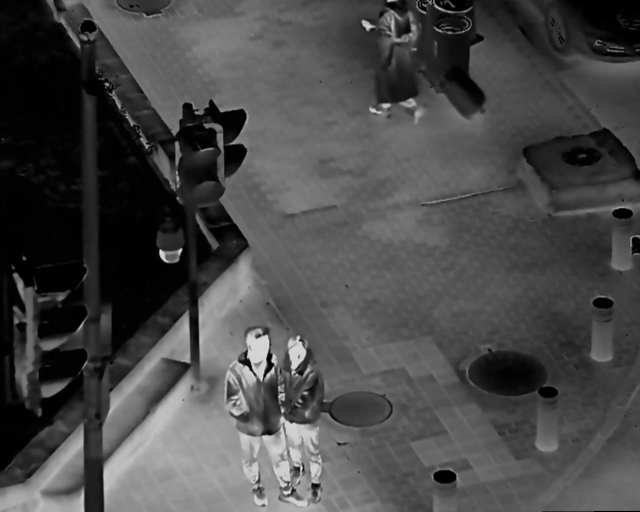
#> input picture images/IVIF/ir/1.jpg, 1280 x 1024 px, found by its file name (shown at 1/2 size); its folder holds 2 pictures in this run
$ python preprocess.py
#> lines starting #> are read from the running program, lines starting #| are printed output that depends on the picture
# 本文件用于对LLVIP数据集进行预处理，包括将图片像素转换，切割为小数据集等（我本地的数据集为3463张）以防爆显存

import os
import cv2
from PIL import Image
from pathlib import Path

num_images = 300
def detect_image_resolutions(folder_path):
    """
    检测文件夹内所有图片的分辨率，返回一个包含所有分辨率的set

    Args:
        folder_path (str): 图片文件夹路径

    Returns:
        set: 包含所有图片分辨率的集合，每个元素为 (width, height) 元组
    """
    resolutions = set()
    supported_formats = {'.jpg', '.jpeg', '.png', '.bmp', '.tiff', '.tif'}

    if not os.path.exists(folder_path):
        print(f"文件夹 {folder_path} 不存在")
        return resolutions

    for filename in os.listdir(folder_path):
        file_path = os.path.join(folder_path, filename)

        # 检查是否为文件且扩展名支持
        if os.path.isfile(file_path):
            file_ext = Path(filename).suffix.lower()
            if file_ext in supported_formats:
                try:
                    # 使用PIL读取图片获取分辨率
                    with Image.open(file_path) as img:
                        width, height = img.size
                        resolutions.add((width, height))
                        print(f"图片 {filename}: {width}x{height}")
                except Exception as e:
                    print(f"无法读取图片 {filename}: {e}")

    print(f"总共检测到 {len(resolutions)} 种不同的分辨率")
    return resolutions

def resize_images_by_half(input_folder, output_folder):
    """
    将输入文件夹中的图片在H和W两个维度上均缩小两倍，保存到输出文件夹

    Args:
        input_folder (str): 输入图片文件夹路径
        output_folder (str): 输出图片文件夹路径
    """
    supported_formats = {'.jpg', '.jpeg', '.png', '.bmp', '.tiff', '.tif'}

    # 创建输出文件夹（如果不存在）
    os.makedirs(output_folder, exist_ok=True)

    if not os.path.exists(input_folder):
        print(f"输入文件夹 {input_folder} 不存在")
        return

    processed_count = 0
    error_count = 0
    cnt = 0
    for filename in os.listdir(input_folder):
        # 只生成300张图片
        if cnt == num_images:
            break
        cnt += 1

        file_path = os.path.join(input_folder, filename)

        # 检查是否为文件且扩展名支持
        if os.path.isfile(file_path):
            file_ext = Path(filename).suffix.lower()
            if file_ext in supported_formats:
                try:
                    # 读取图片
                    img = cv2.imread(file_path)
                    if img is None:
                        print(f"无法读取图片 {filename}")
                        error_count += 1
                        continue

                    # 获取原始尺寸
                    original_height, original_width = img.shape[:2]

                    # 计算新尺寸（缩小两倍）
                    new_width = original_width // 2
                    new_height = original_height // 2

                    # 调整图片大小
                    resized_img = cv2.resize(img, (new_width, new_height), interpolation=cv2.INTER_AREA)

                    # 保存到输出文件夹
                    output_path = os.path.join(output_folder, filename)
                    cv2.imwrite(output_path, resized_img)

                    print(f"处理完成: {filename} - 原始尺寸: {original_width}x{original_height} -> 新尺寸: {new_width}x{new_height}")
                    processed_count += 1

                except Exception as e:
                    print(f"处理图片 {filename} 时出错: {e}")
                    error_count += 1

    print(f"处理完成！成功处理 {processed_count} 张图片，失败 {error_count} 张")

if __name__ == "__main__":
    input_folder = "test_data/LLVIP_original/vi"  # 输入文件夹路径
    output_folder = "test_data/LLVIP/vi"  # 输出文件夹路径

    # # 检测分辨率
    # print("=== 检测图片分辨率 ===")
    # resolutions = detect_image_resolutions(input_folder)
    # print(f"检测到的分辨率: {resolutions}")

    # 缩小图片
    print("\n=== 缩小图片尺寸 ===")
    resize_images_by_half(input_folder, output_folder)
    input_folder = "test_data/LLVIP_original/ir"  # 输入文件夹路径
    output_folder = "test_data/LLVIP/ir"  # 输出文件夹路径
    # 缩小图片
    print("\n=== 缩小图片尺寸 ===")
    resize_images_by_half(input_folder, output_folder)
#> call 2 of resize_images_by_half, with input_folder = 'test_data/LLVIP_original/ir', output_folder = 'test_data/LLVIP/ir'
#> in resize_images_by_half, img is the input picture: shape (1024, 1280, 3); min 0, max 242, mean 72.3
#> in resize_images_by_half (call 2), `resized_img = cv2.resize(img, (new_width, new_height), interpolation=c..`:
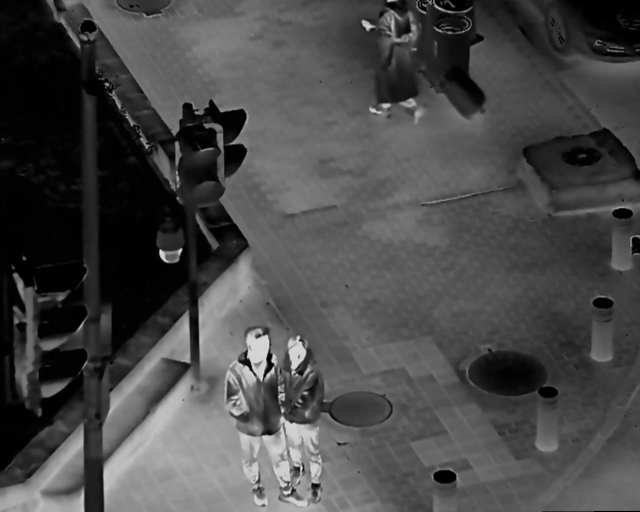
#> resized_img: shape (512, 640, 3); min 0, max 224, mean 72.4
#| 处理完成: 1.jpg - 原始尺寸: 1280x1024 -> 新尺寸: 640x512
